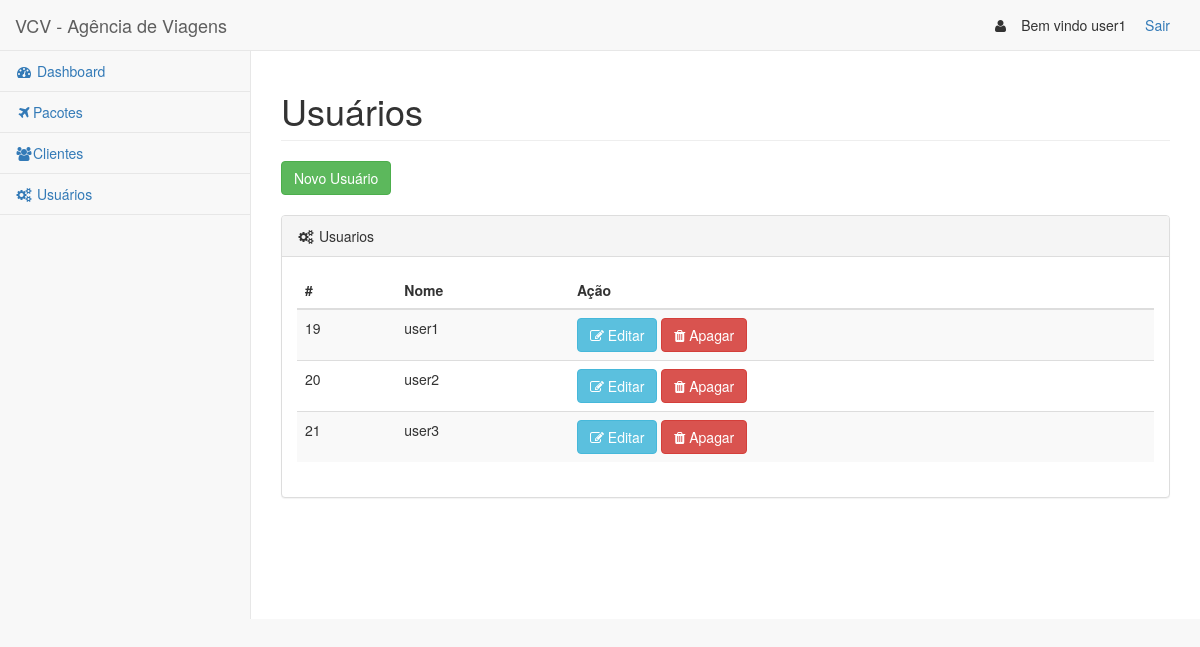
The page /portal/usuario/index.php (signed in) on the database its author committed.
### tables this page shows
CREATE TABLE `usr_usuarios` (
  `usr_id` int(11) NOT NULL AUTO_INCREMENT,
  `usr_nome` varchar(100) NOT NULL,
  `usr_senha` char(32) NOT NULL,
  PRIMARY KEY (`usr_id`),
  UNIQUE KEY `usr_nome` (`usr_nome`)
);

### Application/Controller/ApplicationController.php (called while the page is built, shortened)
<?php
abstract class ApplicationController {
    protected $atributos = array();
    public function __get($key) {
        return $this->atributos[$key];
    }
    public function __set($key, $value) {
        $this->atributos[$key] = $value;
    }
    public function displayHeader() {
        include LAYOUT_PATH . "_header.phtml";
    }
    public function displayContent($template) {
        include TEMPLATE_PATH . $template . ".phtml";
    }
    public function displayFooter() {
        include LAYOUT_PATH . "_footer.phtml";
    }
    public function generateURL($dest) {
        return PAGE_URL . $dest;
    }
}

### portal/usuario/index.php (called while the page is built, shortened)
<?php
$applicationController = new UsuarioController();
$applicationController->indexAction();
$applicationController->displayHeader();
$applicationController->displayContent("usuario/index");
?>

### Application/Controller/UsuarioController.php (called while the page is built, shortened)
<?php
class UsuarioController extends ApplicationController {
    public function indexAction() {
        $usuarioDAO = new UsuarioDAO();
        $this->usuarios = $usuarioDAO->selectAll();
    }
}

### Application/Model/DAO/AbstractDAO.php (called while the page is built, shortened)
<?php
abstract class AbstractDAO {
    private $tableName;
    public function __construct($_tableName, $_identifier) {
        $this->tableName = $_tableName;
    }
    public function selectAll() {
        return $this->select("1");
    }
    public function select($where) {
        $bd = new ConexaoBD();
        $bd->conectar();
        $array_results = array();
        if ($bd) {
            $sql = "SELECT * FROM " . $this->tableName . " WHERE " . $where;
            $results = mysqli_query($bd->getConexao(), $sql);
            if ($results) {
                while ($row = mysqli_fetch_array($results)) {
                    array_push($array_results, $row);
                }
            }
        }
        return $array_results;
    }
}

### Application/Helper/ConexaoBD.php (called while the page is built, shortened)
<?php
class ConexaoBD {
    private $conexao;
    public function conectar() {
        if ($this->conexao == null) {
            $this->conexao = mysqli_connect(DATABASE_HOST, DATABASE_USER, DATABASE_PASSWORD) or print (mysql_error());
            mysqli_select_db($this->conexao, DATABASE_NAME) or print(mysql_error());
        }
    }
    public function getConexao(){
        return $this->conexao;
    }
}

### Application/Model/DAO/UsuarioDAO.php (called while the page is built, shortened)
<?php
class UsuarioDAO extends AbstractDAO {
    public function select($where) {
        $usuarios = array();
        foreach (parent::select($where) as $row) {
            $usuario = new Usuario();
            $usuario->setId($row[0]);
            $usuario->setNome($row[1]);
            $usuario->setSenha($row[2]);
            array_push($usuarios, $usuario);
        }
        return $usuarios;
    }
}

### Application/Model/Usuario.php (called while the page is built, shortened)
<?php
class Usuario {
    private $id;
    private $nome;
    public function setId($_id) {
        $this->id = $_id;
    }
    public function setNome($_nome) {
        $this->nome = addslashes($_nome);
    }
    public function getId() {
        return $this->id;
    }
    public function getNome() {
        return $this->nome;
    }
}

### Application/View/usuario/index.phtml (the view, shortened to what this page needs)
<div id="page-wrapper">
    <div class="row">
        <div class="col-lg-12">
            <h1 class="page-header">Usuários</h1>
        </div>
        </div>
    <div class="row">
        <div class="col-lg-12">
            <a href ="<?= $this->generateURL('usuario/cadastrar.php') ?>" class ="btn btn-success">Novo Usuário</a>
            <div class="clearfix"/><br /></div>
        <div class="panel panel-default">
            <div class="panel-heading">
                <i class="fa fa-cogs fa-fw"></i>&nbsp;Usuarios
            </div>
            <div class="panel-body">
                <div class="table-responsive">
                    <table class="table table-striped">
                        <thead>
                            <tr>
                                <th class='center'>#</th>
                                <th class='center'>Nome</th>
                                <th class="center">Ação</th>
                            </tr>
                        </thead>
                        <tbody>
                            <?php if (count($this->usuarios)): ?>
                                <?php foreach ($this->usuarios as $usuario): ?>
                                    <tr>
                                        <td class='center'><?= $usuario->getId() ?></td>
                                        <td><?= $usuario->getNome() ?></td>
                                        <td>
                                            <a href ="<?= $this->generateURL('usuario/alterar.php?id=' . $usuario->getId()) ?>" class ="btn btn-info">
                                                <i class ="fa fa-edit"></i>&nbsp;Editar
                                            </a>
                                            <a href ="<?= $this->generateURL('usuario/deletar.php?id=' . $usuario->getId()) ?>" class ="btn btn-danger delete" data="<?=$usuario->getNome()?>">
                                                <i class ="fa fa-trash"></i>&nbsp;Apagar
                                            </a>
                                        </td>
                                    </tr>
                                <?php endforeach; ?>
                            <?php else: ?>
                                <tr>
                                    <td colspan="3">Sem usuários cadastrados</td>
                                </tr>
                            <?php endif; ?>
                        </tbody>
                    </table>
                </div>
            </div>
        </div>
    </div>
</div>

### rows shown on the page
usr_usuarios: usr_id "19", usr_nome "user1"
usr_usuarios: usr_id "20", usr_nome "user2"
usr_usuarios: usr_id "21", usr_nome "user3"

### other values the page prints
$this->getUsername() "user1"
